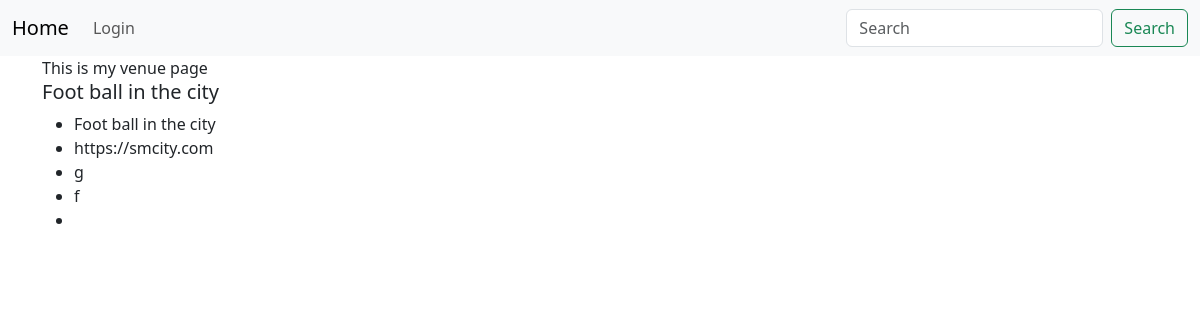
Page /venues/4 on the committed database.
### events/models.py (models this page shows)
class Venue(models.Model):
    name = models.CharField("Venue Name", max_length=120)
    address = models.CharField(max_length=300)
    zip_code = models.CharField('Zip Code', max_length=5)
    phone = models.CharField('Contact Phone', max_length=25)
    web = models.URLField('Website Address')
    email_address = models.EmailField('Email Address')
    def __str__(self):
        return self.name

### events/views.py (the view)
# urls.py: path('venues/<slug:pk>', views.VenueDetailView.as_view(), name="show-venue"),
class VenueDetailView(DetailView):
    model = Venue
    template_name = 'events/venue.html'
    def get_context_data(self, **kwargs):
        context = super().get_context_data(**kwargs)
        return context

### templates/events/venue.html (shortened to what this page needs)
{% extends "base.html" %}
{% block content %}
    <div>
        <span>This is my venue page</span>
            <h5>{{ object }}</h5>
            <ul>
                <li>{{ object.name }}</li>
                <li>{{ object.web }}</li>
                <li>{{ object.zip_code }}</li>
                <li>{{ object.address }}</li>
                <li>{{ object.phone }}</li>
            </ul>
    </div>
{% endblock %}

### rows in the picture
Venue: name "Foot ball in the city", web "https://smcity.com", zip_code "g", address "f"
